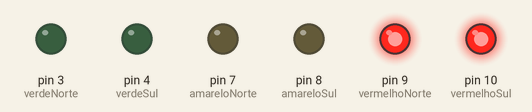
The sketch below on a simulated Arduino Uno, built with avr-gcc and run on an emulated ATmega328P. Shown: output pins drawn as LEDs (lit = HIGH).

Above: at 1.5 s.
At 4.5 s:
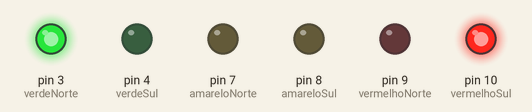
At 7.5 s:
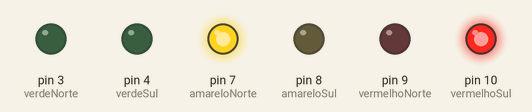
At 11.5 s:
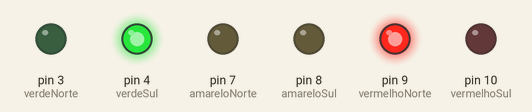
At 14.5 s:
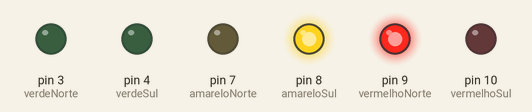
Timing chart, 0 to 20.8 s (numbered marks = the images above):
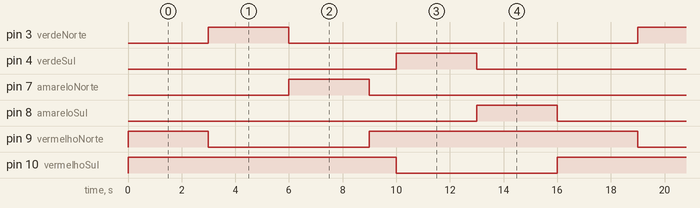

The sketch:

exemplo6-6.ino
```cpp
// atribuir nomes a cada porta
#define vermelhoSul 10
#define amareloSul 8
#define verdeSul 4
#define vermelhoNorte 9
#define amareloNorte 7
#define verdeNorte 3

// função obrigatória
void setup() {
    // estabelecer as portas como saídas
    pinMode(vermelhoSul, OUTPUT);
    pinMode(amareloSul, OUTPUT);
    pinMode(verdeSul, OUTPUT);
    pinMode(vermelhoNorte, OUTPUT);
    pinMode(amareloNorte, OUTPUT);
    pinMode(verdeNorte, OUTPUT);
}

// função obrigatória
void loop() {
    // ligar os leds vermelhos em ambos os sentidos
    sinaleiraNorte(1, 0, 0);
    sinaleiraSul(1, 0, 0);
    // esperar 3 segundos
    delay(3000);
    // ligar led verde norte e desligar vermelho norte
    sinaleiraNorte(0, 0, 1);
    sinaleiraSul(1, 0, 0);
    // esperar 3 segundos
    delay(3000);
    // ligar amarelo norte
    sinaleiraNorte(0, 1, 0);
    sinaleiraSul(1, 0, 0);
    // esperar 3 segundos
    delay(3000);
    // ligar vermelho norte
    sinaleiraNorte(1, 0, 0);
    sinaleiraSul(1, 0, 0);
    // esperar 3 segundos
    delay(1000);
    // ligar verde sul
    sinaleiraNorte(1, 0, 0);
    sinaleiraSul(0, 0, 1);
    // esperar 3 segundos
    delay(3000);
    // ligar amarelo sul
    sinaleiraNorte(1, 0, 0);
    sinaleiraSul(0, 1, 0);
    // esperar 3 segundos
    delay(3000);
}

// função personalizada
void sinaleiraNorte(int vermelho, int amarelo, int verde) {
    digitalWrite(vermelhoNorte, vermelho);
    digitalWrite(amareloNorte, amarelo);
    digitalWrite(verdeNorte, verde);
}

// função personalizada
void sinaleiraSul(int vermelho, int amarelo, int verde) {
    digitalWrite(vermelhoSul, vermelho);
    digitalWrite(amareloSul, amarelo);
    digitalWrite(verdeSul, verde);
}
```

Measured:
- by itself, pin 3 (verdeNorte), pin 4 (verdeSul), pin 7 (amareloNorte), pin 8 (amareloSul): alternates HIGH for 3.0 s and LOW for 13.0 s
- by itself, pin 9 (vermelhoNorte): repeats every 16.0 s: LOW 6.0 s, HIGH 10.0 s
- by itself, pin 10 (vermelhoSul): alternates HIGH for 10.0 s and LOW for 6.0 s
